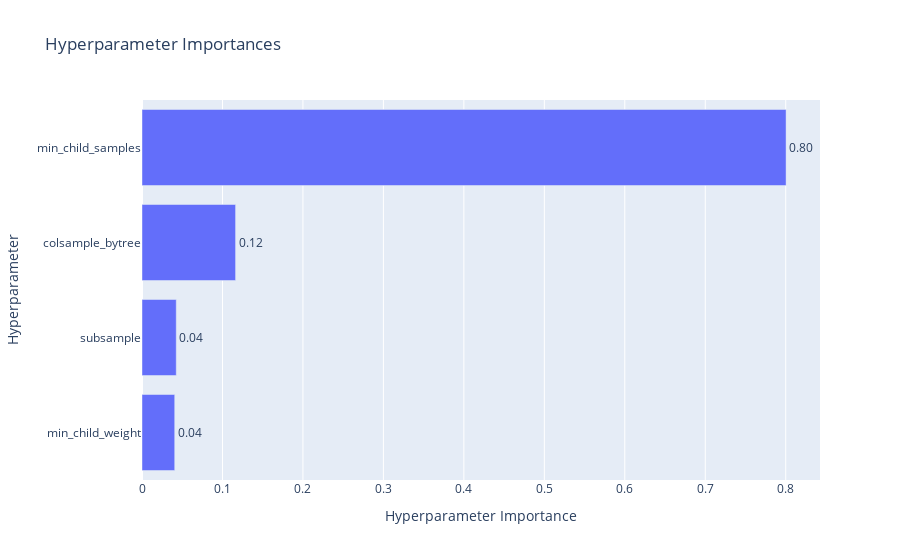
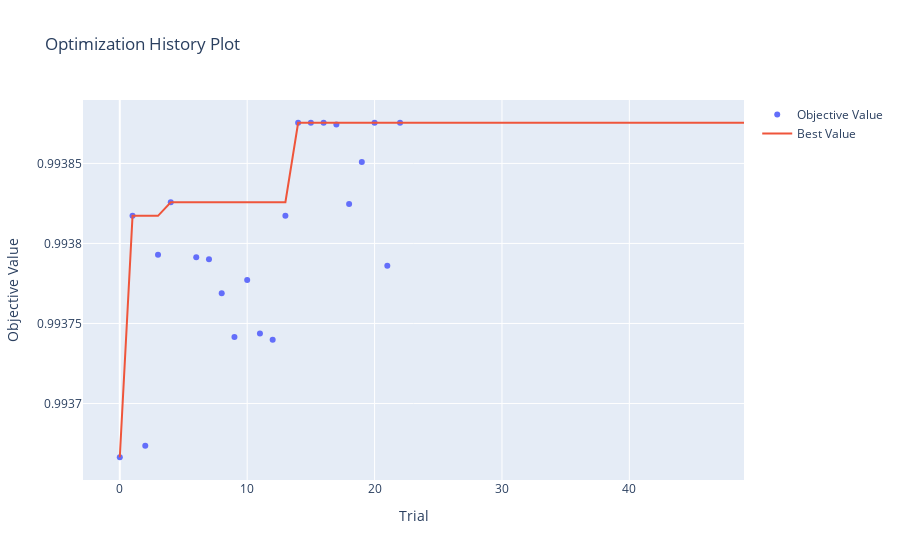
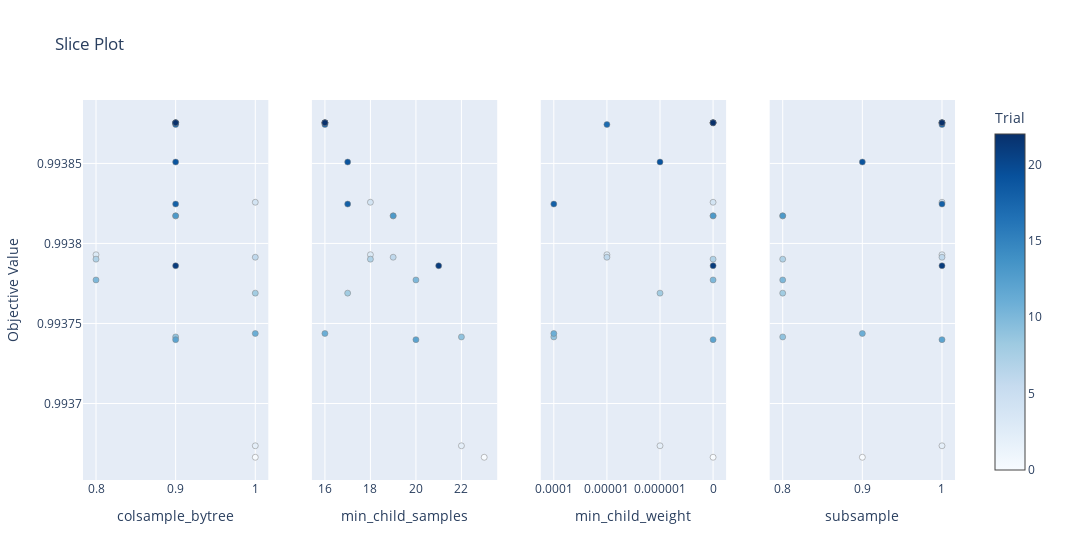

These figures' notebook cell, in order:
### Code cell
best_params = study.best_params
print(f"Best Params: {best_params}")
optuna.visualization.plot_param_importances(study).show()
optuna.visualization.plot_optimization_history(study).show()
optuna.visualization.plot_slice(study).show()

### Figure 1 — Plotly figure (JSON) as saved in the notebook; plotly's stock layout.template omitted (floating-point values rounded to 4 significant figures)
{"data": [{"cliponaxis": false, "hovertemplate": ["min_child_weight (CategoricalDistribution): 0.040668549447229745<extra></extra>", "subsample (CategoricalDistribution): 0.04256553677272111<extra></extra>", "colsample_bytree (CategoricalDistribution): 0.11630119868989669<extra></extra>", "min_child_samples (IntDistribution): 0.8004647150901525<extra></extra>"], "name": "Objective Value", "orientation": "h", "text": ["0.04", "0.04", "0.12", "0.80"], "textposition": "outside", "type": "bar", "x": [0.04067, 0.04257, 0.1163, 0.8005], "y": ["min_child_weight", "subsample", "colsample_bytree", "min_child_samples"]}], "layout": {"title": {"text": "Hyperparameter Importances"}, "xaxis": {"title": {"text": "Hyperparameter Importance"}}, "yaxis": {"title": {"text": "Hyperparameter"}}}}

### Figure 2 — Plotly figure (JSON) as saved in the notebook; plotly's stock layout.template omitted (floating-point values rounded to 4 significant figures)
{"data": [{"mode": "markers", "name": "Objective Value", "type": "scatter", "x": [0, 1, 2, 3, 4, 6, 7, 8, 9, 10, 11, 12, 13, 14, 15, 16, 17, 18, 19, 20, 21, 22], "y": [0.9937, 0.9938, 0.9937, 0.9938, 0.9938, 0.9938, 0.9938, 0.9938, 0.9937, 0.9938, 0.9937, 0.9937, 0.9938, 0.9939, 0.9939, 0.9939, 0.9939, 0.9938, 0.9939, 0.9939, 0.9938, 0.9939]}, {"mode": "lines", "name": "Best Value", "type": "scatter", "x": [0, 1, 2, 3, 4, 5, 6, 7, 8, 9, 10, 11, 12, 13, 14, 15, 16, 17, 18, 19, 20, 21, 22, 23, 24, 25, 26, 27, 28, 29, 30, 31, 32, 33, 34, 35, 36, 37, 38, 39, 40, 41, 42, 43, 44, 45, 46, 47, 48, 49], "y": [0.9937, 0.9938, 0.9938, 0.9938, 0.9938, 0.9938, 0.9938, 0.9938, 0.9938, 0.9938, 0.9938, 0.9938, 0.9938, 0.9938, 0.9939, 0.9939, 0.9939, 0.9939, 0.9939, 0.9939, 0.9939, 0.9939, 0.9939, 0.9939, 0.9939, 0.9939, 0.9939, 0.9939, 0.9939, 0.9939, 0.9939, 0.9939, 0.9939, 0.9939, 0.9939, 0.9939, 0.9939, 0.9939, 0.9939, 0.9939, 0.9939, 0.9939, 0.9939, 0.9939, 0.9939, 0.9939, 0.9939, 0.9939, 0.9939, 0.9939]}, {"marker": {"color": "#cccccc"}, "mode": "markers", "name": "Infeasible Trial", "showlegend": false, "type": "scatter", "x": [], "y": []}], "layout": {"title": {"text": "Optimization History Plot"}, "xaxis": {"title": {"text": "Trial"}}, "yaxis": {"title": {"text": "Objective Value"}}}}

### Figure 3 — Plotly figure (JSON) as saved in the notebook; plotly's stock layout.template omitted (floating-point values rounded to 4 significant figures)
{"data": [{"marker": {"color": [0, 1, 2, 3, 4, 6, 7, 8, 9, 10, 11, 12, 13, 14, 15, 16, 17, 18, 19, 20, 21, 22], "colorbar": {"title": {"text": "Trial"}, "x": 1, "xpad": 40}, "colorscale": [[0, "rgb(247,251,255)"], [0.125, "rgb(222,235,247)"], [0.25, "rgb(198,219,239)"], [0.375, "rgb(158,202,225)"], [0.5, "rgb(107,174,214)"], [0.625, "rgb(66,146,198)"], [0.75, "rgb(33,113,181)"], [0.875, "rgb(8,81,156)"], [1, "rgb(8,48,107)"]], "line": {"color": "Grey", "width": 0.5}, "showscale": true}, "mode": "markers", "name": "Feasible Trial", "showlegend": false, "type": "scatter", "x": [1, 0.9, 1, 0.8, 1, 1, 0.8, 1, 0.9, 0.8, 1, 0.9, 0.9, 0.9, 0.9, 0.9, 0.9, 0.9, 0.9, 0.9, 0.9, 0.9], "xaxis": "x", "y": [0.9937, 0.9938, 0.9937, 0.9938, 0.9938, 0.9938, 0.9938, 0.9938, 0.9937, 0.9938, 0.9937, 0.9937, 0.9938, 0.9939, 0.9939, 0.9939, 0.9939, 0.9938, 0.9939, 0.9939, 0.9938, 0.9939], "yaxis": "y"}, {"marker": {"color": [0, 1, 2, 3, 4, 6, 7, 8, 9, 10, 11, 12, 13, 14, 15, 16, 17, 18, 19, 20, 21, 22], "colorbar": {"title": {"text": "Trial"}, "x": 1, "xpad": 40}, "colorscale": [[0, "rgb(247,251,255)"], [0.125, "rgb(222,235,247)"], [0.25, "rgb(198,219,239)"], [0.375, "rgb(158,202,225)"], [0.5, "rgb(107,174,214)"], [0.625, "rgb(66,146,198)"], [0.75, "rgb(33,113,181)"], [0.875, "rgb(8,81,156)"], [1, "rgb(8,48,107)"]], "line": {"color": "Grey", "width": 0.5}, "showscale": false}, "mode": "markers", "name": "Feasible Trial", "showlegend": false, "type": "scatter", "x": [23, 19, 22, 18, 18, 19, 18, 17, 22, 20, 16, 20, 19, 16, 16, 16, 16, 17, 17, 16, 21, 16], "xaxis": "x2", "y": [0.9937, 0.9938, 0.9937, 0.9938, 0.9938, 0.9938, 0.9938, 0.9938, 0.9937, 0.9938, 0.9937, 0.9937, 0.9938, 0.9939, 0.9939, 0.9939, 0.9939, 0.9938, 0.9939, 0.9939, 0.9938, 0.9939], "yaxis": "y2"}, {"marker": {"color": [0, 1, 2, 3, 4, 6, 7, 8, 9, 10, 11, 12, 13, 14, 15, 16, 17, 18, 19, 20, 21, 22], "colorbar": {"title": {"text": "Trial"}, "x": 1, "xpad": 40}, "colorscale": [[0, "rgb(247,251,255)"], [0.125, "rgb(222,235,247)"], [0.25, "rgb(198,219,239)"], [0.375, "rgb(158,202,225)"], [0.5, "rgb(107,174,214)"], [0.625, "rgb(66,146,198)"], [0.75, "rgb(33,113,181)"], [0.875, "rgb(8,81,156)"], [1, "rgb(8,48,107)"]], "line": {"color": "Grey", "width": 0.5}, "showscale": false}, "mode": "markers", "name": "Feasible Trial", "showlegend": false, "type": "scatter", "x": [0, 0, 1e-06, 1e-05, 0, 1e-05, 0, 1e-06, 0.0001, 0, 0.0001, 0, 0, 0, 0, 0, 1e-05, 0.0001, 1e-06, 0, 0, 0], "xaxis": "x3", "y": [0.9937, 0.9938, 0.9937, 0.9938, 0.9938, 0.9938, 0.9938, 0.9938, 0.9937, 0.9938, 0.9937, 0.9937, 0.9938, 0.9939, 0.9939, 0.9939, 0.9939, 0.9938, 0.9939, 0.9939, 0.9938, 0.9939], "yaxis": "y3"}, {"marker": {"color": [0, 1, 2, 3, 4, 6, 7, 8, 9, 10, 11, 12, 13, 14, 15, 16, 17, 18, 19, 20, 21, 22], "colorbar": {"title": {"text": "Trial"}, "x": 1, "xpad": 40}, "colorscale": [[0, "rgb(247,251,255)"], [0.125, "rgb(222,235,247)"], [0.25, "rgb(198,219,239)"], [0.375, "rgb(158,202,225)"], [0.5, "rgb(107,174,214)"], [0.625, "rgb(66,146,198)"], [0.75, "rgb(33,113,181)"], [0.875, "rgb(8,81,156)"], [1, "rgb(8,48,107)"]], "line": {"color": "Grey", "width": 0.5}, "showscale": false}, "mode": "markers", "name": "Feasible Trial", "showlegend": false, "type": "scatter", "x": [0.9, 0.8, 1, 1, 1, 1, 0.8, 0.8, 0.8, 0.8, 0.9, 1, 0.8, 1, 1, 1, 1, 1, 0.9, 1, 1, 1], "xaxis": "x4", "y": [0.9937, 0.9938, 0.9937, 0.9938, 0.9938, 0.9938, 0.9938, 0.9938, 0.9937, 0.9938, 0.9937, 0.9937, 0.9938, 0.9939, 0.9939, 0.9939, 0.9939, 0.9938, 0.9939, 0.9939, 0.9938, 0.9939], "yaxis": "y4"}], "layout": {"title": {"text": "Slice Plot"}, "width": 1200, "xaxis": {"anchor": "y", "categoryarray": [0.8, 0.9, 1], "categoryorder": "array", "domain": [0, 0.2125], "title": {"text": "colsample_bytree"}, "type": "category"}, "xaxis2": {"anchor": "y2", "domain": [0.2625, 0.475], "title": {"text": "min_child_samples"}}, "xaxis3": {"anchor": "y3", "categoryarray": [0.0001, 1e-05, 1e-06, 0], "categoryorder": "array", "domain": [0.525, 0.7375], "title": {"text": "min_child_weight"}, "type": "category"}, "xaxis4": {"anchor": "y4", "categoryarray": [0.8, 0.9, 1], "categoryorder": "array", "domain": [0.7875, 1], "title": {"text": "subsample"}, "type": "category"}, "yaxis": {"anchor": "x", "domain": [0, 1], "title": {"text": "Objective Value"}}, "yaxis2": {"anchor": "x2", "domain": [0, 1], "matches": "y", "showticklabels": false}, "yaxis3": {"anchor": "x3", "domain": [0, 1], "matches": "y", "showticklabels": false}, "yaxis4": {"anchor": "x4", "domain": [0, 1], "matches": "y", "showticklabels": false}}}
